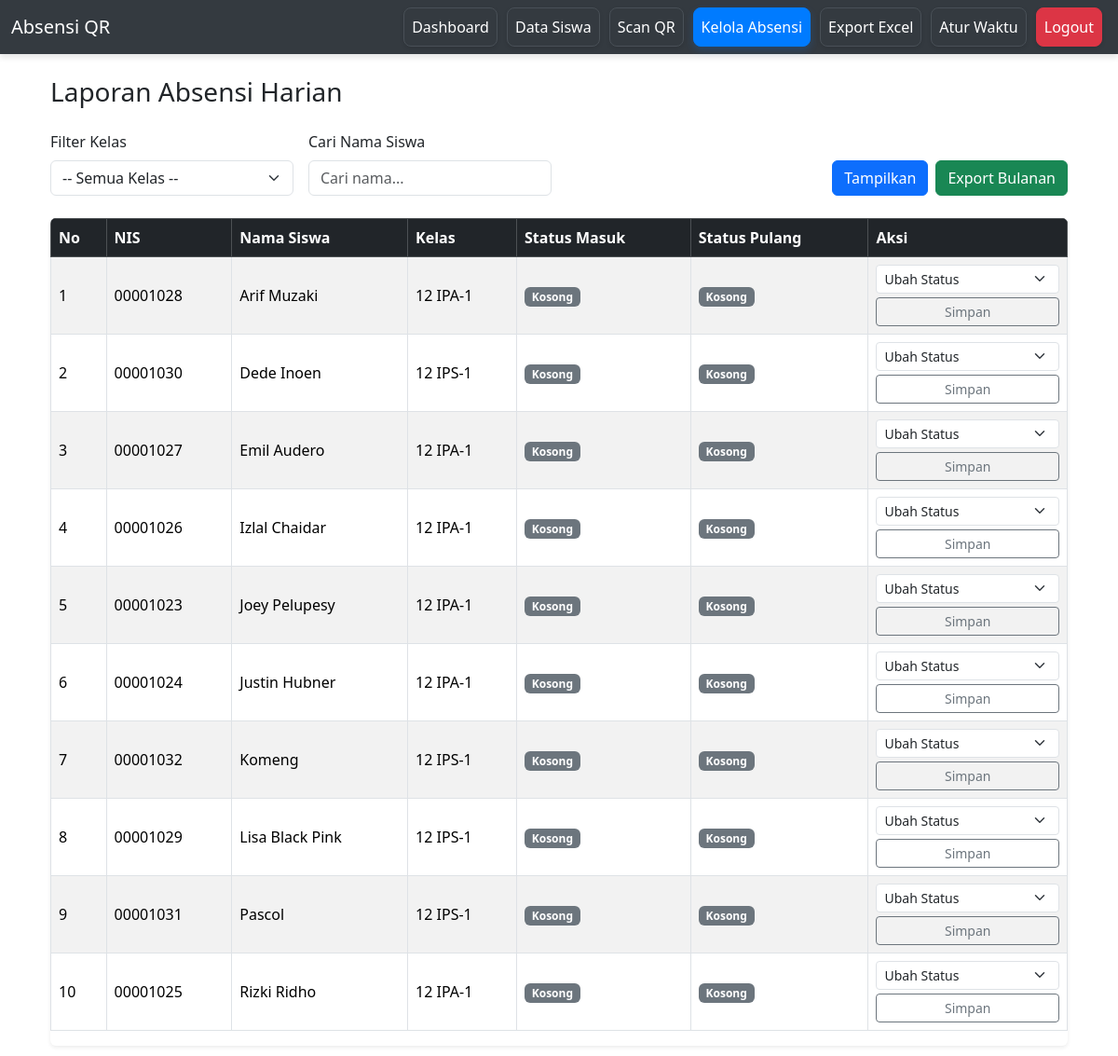
The page /absensi (signed in) on the database its author committed.
### models.py (models this page shows)
class Siswa(db.Model):
    id = db.Column(db.Integer, primary_key=True)  # Kunci utama, nilai unik untuk setiap siswa
    nis = db.Column(db.String(20), unique=True, nullable=False) # NIS, bersifat unik & tidak boleh kosong
    nama = db.Column(db.String(100), nullable=False) # Nama siswa, tidak boleh kosong
    kelas = db.Column(db.String(50)) # Kelas siswa
    no_hp_ortu = db.Column(db.String(20)) # Nomor HP orang tua
    qr_path = db.Column(db.String(200)) # Lokasi file QR code yang disimpan

### app.py (the view, shortened to what this page needs)
@app.route("/absensi", methods=["GET"])
def absensi():
    auth_check = check_admin_session()
    if auth_check:
        return auth_check
    hari_ini = datetime.today().date()
    kelas_list = [k[0] for k in db.session.query(Siswa.kelas).distinct().order_by(Siswa.kelas).all()]
    kelas = request.args.get("kelas")
    siswa_query = Siswa.query
    if kelas:
        siswa_query = siswa_query.filter_by(kelas=kelas)
    semua_siswa = siswa_query.order_by(Siswa.nama.asc()).all()
    nis_list = [s.nis for s in semua_siswa]
    absensi_hari_ini = Absensi.query.filter(
        Absensi.tanggal == hari_ini,
        Absensi.nis.in_(nis_list)
    ).all()
    data_absensi = {}
    for siswa in semua_siswa:
        data_absensi[siswa.nis] = {
            "siswa": siswa,
            "masuk": None,
            "pulang": None
        }
    return render_template(
        "absensi.html",
        data_absensi=data_absensi,
        kelas_list=kelas_list,
        kelas=kelas
    )

### app.py (called while the page is built)
def check_admin_session():
    if "admin" not in session:
        return redirect(url_for("login"))
    return None

### templates/absensi.html (shortened to what this page needs)
{% extends "base.html" %}
{% block content %}
<div class="container my-4">
<h3 class="mb-4">Laporan Absensi Harian</h3>
<form method="GET" class="row g-3 mb-4 align-items-end">
    <div class="col-md-3">
        <label for="kelas" class="form-label">Filter Kelas</label>
        <select id="kelas" name="kelas" class="form-select">
            <option value="">-- Semua Kelas --</option>
        </select>
    </div>
    <div class="col-md-3">
        <label for="searchInput" class="form-label">Cari Nama Siswa</label>
        <input type="text" id="searchInput" class="form-control" placeholder="Cari nama...">
    </div>
    <div class="col-md-6 d-flex justify-content-end gap-2">
        <button type="submit" class="btn btn-primary">Tampilkan</button>
        <a href="{{ url_for('export_laporan') }}" class="btn btn-success">
             Export Bulanan
        </a>
    </div>
</form>
<div class="table-responsive shadow-sm rounded">
    <table class="table table-bordered table-striped table-hover align-middle" id="absensiTable">
        <thead class="table-dark">
            <tr>
                <th>No</th>
                <th>NIS</th>
                <th>Nama Siswa</th>
                <th>Kelas</th>
                <th>Status Masuk</th>
                <th>Status Pulang</th>
                <th>Aksi</th>
            </tr>
        </thead>
        <tbody>
            {% for nis, data in data_absensi.items() %}
            <tr>
                <td>{{ loop.index }}</td>
                <td>{{ data.siswa.nis }}</td>
                <td>{{ data.siswa.nama }}</td>
                <td>{{ data.siswa.kelas }}</td>
                <td>
                    {% if data.masuk %}
                        <span class="badge bg-{{ data.masuk.status | get_badge_color }}">{{ data.masuk.status }}</span>
                        {% if data.masuk.waktu %}
                        <br><small class="text-muted">{{ data.masuk.waktu.strftime('%H:%M') }}</small>
                        {% endif %}
                    {% else %}
                        <span class="badge bg-secondary">Kosong</span>
                    {% endif %}
                </td>
                <td>
                    {% if data.pulang %}
                        <span class="badge bg-{{ data.pulang.status | get_badge_color }}">{{ data.pulang.status }}</span>
                        {% if data.pulang.waktu %}
                        <br><small class="text-muted">{{ data.pulang.waktu.strftime('%H:%M') }}</small>
                        {% endif %}
                    {% elif data.masuk and data.masuk.status == 'Hadir' %}
                        <span class="badge bg-warning text-dark">Belum Pulang</span>
                    {% else %}
                        <span class="badge bg-secondary">Kosong</span>
                    {% endif %}
                </td>
                <td>
                    <form action="{{ url_for('update_absensi', nis=nis) }}" method="POST">
                        <select name="status" class="form-select form-select-sm mb-1" required>
                            <option value="" disabled selected>Ubah Status</option>
                        </select>
                        <button type="submit" class="btn btn-sm btn-outline-secondary w-100">Simpan</button>
                    </form>
                </td>
            </tr>
            {% else %}
            <tr>
                <td colspan="7" class="text-center text-muted py-3">Tidak ada data siswa ditemukan.</td>
            </tr>
            {% endfor %}
        </tbody>
    </table>
</div>
</div>
{% endblock %}

### rows shown on the page
Siswa: siswa.nis "00001028", siswa.nama "Arif Muzaki", siswa.kelas "12 IPA-1"
Siswa: siswa.nis "00001030", siswa.nama "Dede Inoen", siswa.kelas "12 IPS-1"
Siswa: siswa.nis "00001027", siswa.nama "Emil Audero", siswa.kelas "12 IPA-1"
Siswa: siswa.nis "00001026", siswa.nama "Izlal Chaidar", siswa.kelas "12 IPA-1"
Siswa: siswa.nis "00001023", siswa.nama "Joey Pelupesy", siswa.kelas "12 IPA-1"
Siswa: siswa.nis "00001024", siswa.nama "Justin Hubner", siswa.kelas "12 IPA-1"
Siswa: siswa.nis "00001032", siswa.nama "Komeng", siswa.kelas "12 IPS-1"
Siswa: siswa.nis "00001029", siswa.nama "Lisa Black Pink", siswa.kelas "12 IPS-1"
Siswa: siswa.nis "00001031", siswa.nama "Pascol", siswa.kelas "12 IPS-1"
Siswa: siswa.nis "00001025", siswa.nama "Rizki Ridho", siswa.kelas "12 IPA-1"
